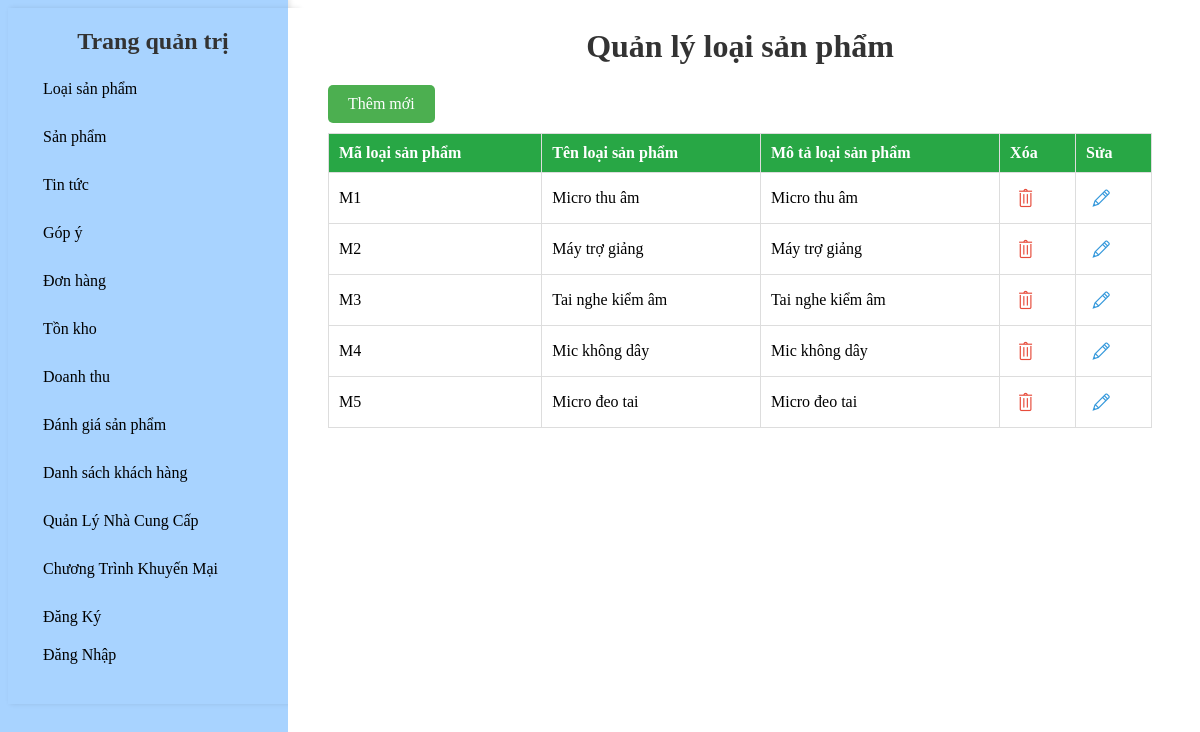
The page / on the database its author committed.
### tables this page shows
CREATE TABLE `adproducttype` (
  `Ma_loaisp` varchar(50) NOT NULL,
  `Ten_loaisp` varchar(50) NOT NULL,
  `Mota_loaisp` text NOT NULL
);

### mvc/core/Controller.php (called while the page is built, shortened)
<?php
class Controller{
    public function model($model){
        return new $model;
    }
    public function view($view, $data=[]){
        require_once "./mvc/views/".$view.".php";
    }
}
?>

### mvc/controllers/Admin.php (called while the page is built)
<?php
    class Admin extends Controller{
        public function getShow(){
            $AdProductType = $this->model("AdProductTypeModel");
            $this->view("AdminView", ["page"=>"AdProductType/AdProductType", "Adproducttype" => $AdProductType->showAdProductType()]);
        }
    }
?>

### mvc/core/App.php (called while the page is built, shortened)
<?php
class App{
    protected $action="getShow";
    function __construct(){
        $arr = $this->UrlProcess();
        $this->controller = new $this->controller;
        $this->params = $arr?array_values($arr):[];
        call_user_func_array([$this->controller, $this->action], $this->params );
    }
}
?>

### index.php (called while the page is built, shortened)
<?php
$myApp = new App();
?>

### mvc/core/DB.php (called while the page is built, shortened)
<?php
class DB {
    public function __construct(){
        $host = "localhost";
        $dbname = "phukiengiangday";
        $username = "root";
        $password = "";
        try {
            $dsn = "mysql:host=$host;dbname=$dbname;charset=utf8mb4";
            $this->con = new PDO($dsn, $username, $password);
        } catch (PDOException $e) {
            echo "Connection failed: " . $e->getMessage();
        }
    }
}

### mvc/models/AdProductTypeModel.php (called while the page is built, shortened)
<?php
class AdProductTypeModel extends DB {
    public function showAdProductType() : array {
        $sql = "SELECT * FROM adproducttype";
        $stm = $this->con->prepare($sql);
        $stm->execute();
        return $stm->fetchAll(PDO::FETCH_ASSOC);
    }
}

### mvc/views/admin/AdProductType/AdProductType.php (the view, shortened to what this page needs)
<body>
    <div class="content">
    <h1>Quản lý loại sản phẩm</h1>
    <a href="<?php echo BASE_URL . 'AdProductType/add'; ?>" class="details-button">Thêm mới</a>
            <table class="admin-table">
                <tr>
                    <th>Mã loại sản phẩm</th>
                    <th>Tên loại sản phẩm</th>
                    <th>Mô tả loại sản phẩm</th>
                    <th>Xóa</th>
                    <th>Sửa</th>
                </tr>
                <?php if (!empty($data["Adproducttype"])): ?>
                    <?php foreach ($data["Adproducttype"] as $r): ?>
                        <tr>
                            <td><?php echo $r['Ma_loaisp']; ?></td>
                            <td><?php echo $r['Ten_loaisp']; ?></td>
                            <td><?php echo $r['Mota_loaisp']; ?></td>
                            <td>
                                <a class="ti-trash" href="<?php echo BASE_URL . 'AdProductType/delete/' . $r['Ma_loaisp']; ?>"
                                onclick="return confirm('Bạn có chắc chắn muốn xóa loại sản phẩm này không?');"></a>
                            </td>
                            <td><a class="ti-pencil" href="<?php echo BASE_URL . 'AdProductType/edit/' . $r['Ma_loaisp']; ?>"></a></td>
                        </tr>
                    <?php endforeach; ?>
                <?php endif; ?>
            </table>
    </div>
</body>

### public/styles/stylequantri.css (style rules this page uses)
.content { flex-grow: 1; background: #fff; padding: 20px; overflow-y: auto; }
.admin-table { width: 100%; border-collapse: collapse; margin-bottom: 20px; margin-left: 0; }
.admin-table th, .admin-table td { border: 1px solid #ddd; padding: 10px; text-align: left; }
.admin-table th { background-color: #28a745; color: white; }
h1, h2 { margin-top: -20px; text-align: center; color: #333; margin-bottom: 20px; }
.details-button { display: inline-block; padding: 10px 20px; background-color: #4CAF50; color: white; text-align: center; text-decoration: none; font-size: 16px; border-radius: 5px; margin-bottom: 10px; transition: background-color 0.3s, color 0.3s, border 0.3s; }
.ti-trash, .ti-pencil { font-size: 20px; color: #555; text-decoration: none; padding: 5px; transition: color 0.3s ease, transform 0.2s ease; display: inline-block; }
.ti-trash { color: #e74c3c; }
.ti-pencil { color: #3498db; }

### rows shown on the page
adproducttype: Ma_loaisp "M1", Ten_loaisp "Micro thu âm", Mota_loaisp "Micro thu âm"
adproducttype: Ma_loaisp "M2", Ten_loaisp "Máy trợ giảng", Mota_loaisp "Máy trợ giảng"
adproducttype: Ma_loaisp "M3", Ten_loaisp "Tai nghe kiểm âm", Mota_loaisp "Tai nghe kiểm âm"
adproducttype: Ma_loaisp "M4", Ten_loaisp "Mic không dây", Mota_loaisp "Mic không dây"
adproducttype: Ma_loaisp "M5", Ten_loaisp "Micro đeo tai", Mota_loaisp "Micro đeo tai"
